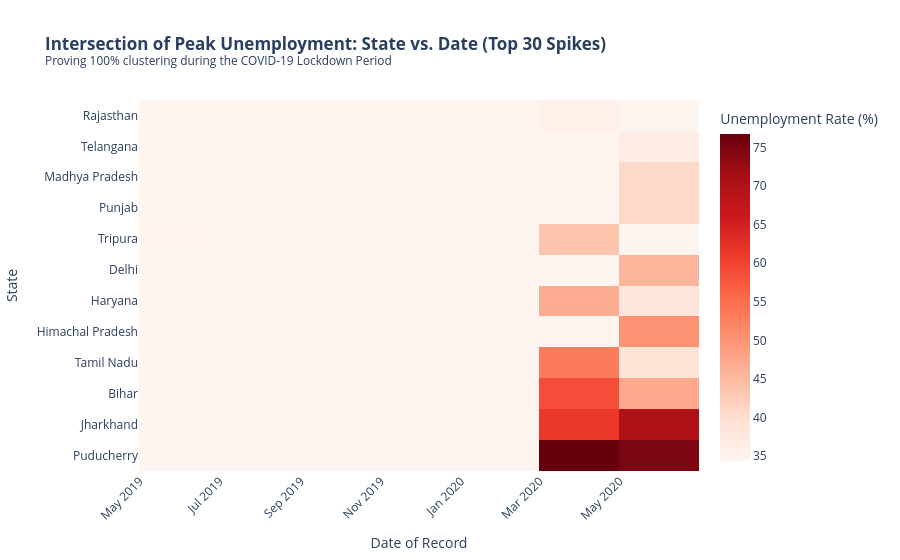

This figure's notebook cell:
### Code cell
fig_matrix.update_layout(
    xaxis_tickangle=-45,
    xaxis_title='Date of Record',
    yaxis_title='State',
    coloraxis_colorbar_title='Unemployment Rate (%)',
)
fig_matrix.show()

### Figure 1 — Plotly figure (JSON) as saved in the notebook; plotly's stock layout.template omitted (floating-point values rounded to 4 significant figures)
{"data": [{"coloraxis": "coloraxis", "histfunc": "max", "hovertemplate": "Lockdown Peak Dates=%{x}<br>State / Region=%{y}<br>max of Unemployment Rate (%)=%{z}<extra></extra>", "name": "", "type": "histogram2d", "x": ["2020-04-30", "2020-05-31", "2020-04-30", "2020-05-31", "2020-04-30", "2020-04-30", "2020-05-31", "2020-04-30", "2020-05-31", "2020-05-31", "2020-04-30", "2020-05-31", "2020-04-30", "2020-04-30", "2020-04-30", "2020-04-30", "2020-04-30", "2020-05-31", "2020-05-31", "2020-05-31", "2020-05-31", "2020-05-31", "2020-05-31", "2020-06-30", "2020-04-30", "2020-04-30", "2019-05-31", "2020-01-31", "2020-05-31", "2020-05-31"], "xaxis": "x", "xbingroup": "x", "y": ["Puducherry", "Puducherry", "Puducherry", "Jharkhand", "Jharkhand", "Bihar", "Jharkhand", "Tamil Nadu", "Himachal Pradesh", "Bihar", "Haryana", "Delhi", "Tamil Nadu", "Bihar", "Tripura", "Jharkhand", "Haryana", "Punjab", "Madhya Pradesh", "Tamil Nadu", "Haryana", "Bihar", "Telangana", "Haryana", "Rajasthan", "Tripura", "Tripura", "Tripura", "Haryana", "Telangana"], "yaxis": "y", "ybingroup": "y", "z": [76.74, 75.0, 74.51, 70.17, 61.48, 58.77, 55.1, 53.19, 50.0, 47.26, 46.89, 45.78, 45.55, 45.09, 43.64, 41.72, 41.61, 40.59, 40.49, 38.73, 38.46, 37.87, 36.57, 35.57, 35.53, 34.88, 34.69, 34.37, 34.22, 34.01]}], "layout": {"coloraxis": {"autocolorscale": false, "colorbar": {"title": {"text": "Unemployment Rate (%)"}}, "colorscale": [[0, "rgb(255,245,240)"], [0.125, "rgb(254,224,210)"], [0.25, "rgb(252,187,161)"], [0.375, "rgb(252,146,114)"], [0.5, "rgb(251,106,74)"], [0.625, "rgb(239,59,44)"], [0.75, "rgb(203,24,29)"], [0.875, "rgb(165,15,21)"], [1, "rgb(103,0,13)"]]}, "legend": {"tracegroupgap": 0}, "title": {"text": "<b>Intersection of Peak Unemployment: State vs. Date (Top 30 Spikes)</b><br><sup>Proving 100% clustering during the COVID-19 Lockdown Period</sup>"}, "xaxis": {"anchor": "y", "domain": [0, 1], "tickangle": -45, "title": {"text": "Date of Record"}}, "yaxis": {"anchor": "x", "domain": [0, 1], "title": {"text": "State"}}}}
